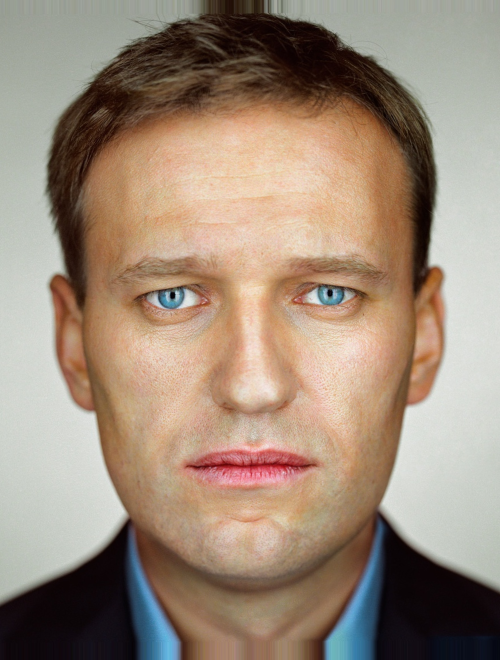
#> input picture data/inputs/style.png, 1000 x 1320 px, found by its file name (shown at 1/2 size)
$ jupyter execute --allow-errors MultiScale.ipynb
#> lines starting #> are read from the running program, lines starting #| are printed output that depends on the picture
[cell 1]
import cv2
import numpy as np
import matplotlib.pyplot as plt
import seaborn as sn

inputImg=np.float32(cv2.imread("../data/inputs/p1.png",0))
#> inputImg = nan
#inputImg= cv2.cvtColor(inputImg, cv2.COLOR_BGR2RGB)
refImg=np.float32(cv2.imread("../data/inputs/style.png",0))
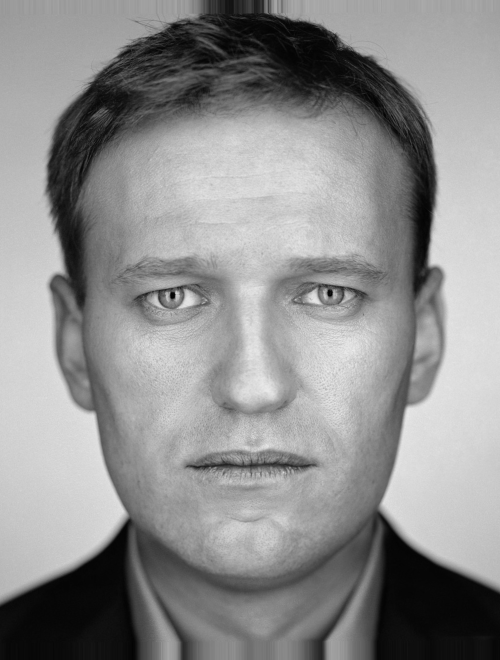
#> refImg: shape (1320, 1000) float32 (shown at 1/2 size); min 0, max 239, mean 141.8
#refImg= cv2.cvtColor(refImg, cv2.COLOR_BGR2RGB)

#> (a cell that did not finish here is left out)

[cell 3]
plt.imshow(refImg,cmap="gray")

[cell 4]
####### Laplacian stack using upsampling and downsampling [Conclusion: output is approx. the same as using gaussian functions]
noOfLevels=6
imgs = [inputImg]
#> imgs = [nan]
#> (the rest of this cell did not finish here and is left out)

[cell 5]
noOfLevels=6
def lapStack(inputImg):
    h,w=np.shape(inputImg)
    lapStack=np.empty((h,w,noOfLevels))

    lap=[]
    for i in range(0,noOfLevels):
        sigma2 = 2**(i+1)
        ksize2 = 6*sigma2-1
        print(i, sigma2, ksize2)
        gaBlur2=cv2.GaussianBlur(inputImg.copy(),(ksize2,ksize2),sigma2,sigma2)
        if(i==0):
            lap.append(inputImg-gaBlur2)
        else:
            sigma1 = 2**i
            ksize1 = 6*sigma1-1
            gaBlur1=cv2.GaussianBlur(inputImg.copy(),(ksize1,ksize1),sigma1,sigma1)
            lap.append(gaBlur1-gaBlur2)
            if(i== noOfLevels-1):
                lap.append(gaBlur2)
    return lap
#> (the rest of this cell did not finish here and is left out)

[cell 6]
# [25 lines of commented-out code are left out]

[cell 7]
lapRef=lapStack(refImg)
#> the loop in lapStack (call 2), `for i in range(0,noOfLevels):` made 6 passes
#> pass 3, in lapStack (call 2), `gaBlur2=cv2.GaussianBlur(inputImg.copy(),(ksize2,ksize2),sigma2,sigma2)`:
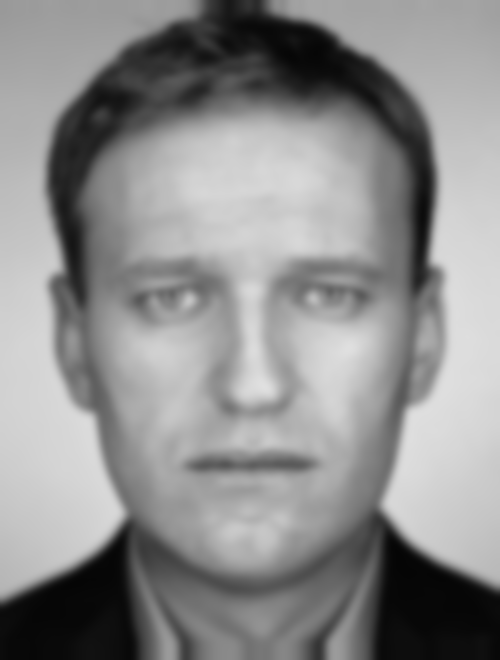
#> gaBlur2: shape (1320, 1000) float32 (shown at 1/2 size); min 5.48, max 224.2, mean 141.8
#> after the loop in lapStack (call 2), `for i in range(0,noOfLevels):`: lap = 7 items
#> lapRef = 7 items
fig = plt.figure(figsize=(20, 20))
for i in range(noOfLevels+1):
    fig.add_subplot(1, noOfLevels+1, i+1)
    plt.imshow(lapRef[i],cmap="gray")
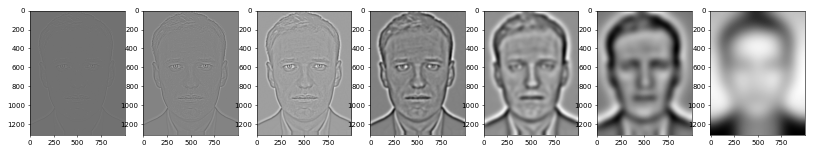
#> figure drawn by matplotlib, 7 panels

$ run again, with data/inputs/a4684-_DGW0286.png copied over data/inputs/style.png
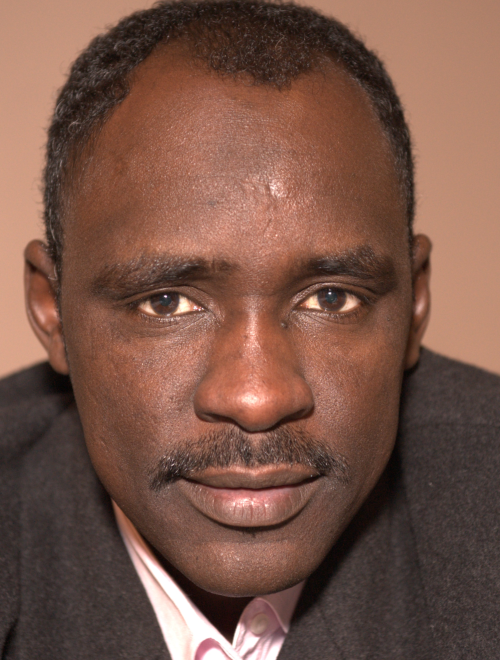
#> input picture data/inputs/a4684-_DGW0286.png, 1000 x 1320 px, found by its file name (shown at 1/2 size)
#> inputImg = nan
#> `refImg=np.float32(cv2.imread("../data/inputs/style.png",0))`:
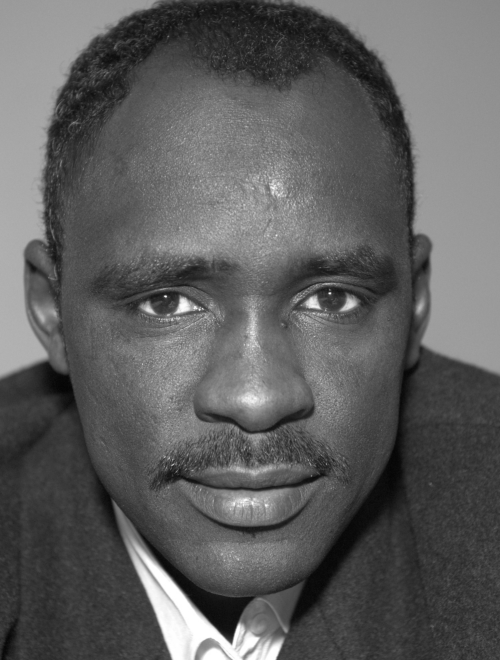
#> refImg: shape (1320, 1000) float32 (shown at 1/2 size); min 2, max 255, mean 93.6
#> imgs = [nan]
#> the loop in lapStack (call 2), `for i in range(0,noOfLevels):` made 6 passes
#> pass 3, in lapStack (call 2), `gaBlur2=cv2.GaussianBlur(inputImg.copy(),(ksize2,ksize2),sigma2,sigma2)`:
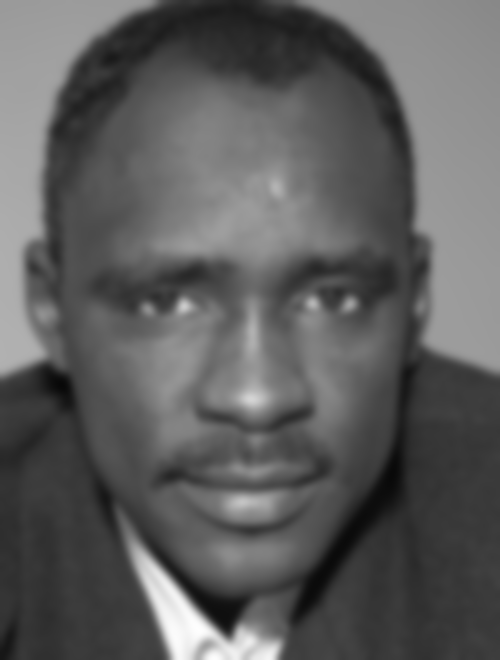
#> gaBlur2: shape (1320, 1000) float32 (shown at 1/2 size); min 8.25, max 254.2, mean 93.6
#> after the loop in lapStack (call 2), `for i in range(0,noOfLevels):`: lap = 7 items
